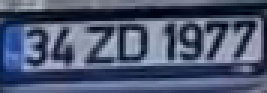
#> input picture detections/video/frame_30/plate_1.png, 89 x 31 px (shown 3 times larger)
$ python license_plate_recognizer.py   (older library calls are emulated)
#> lines starting #> are read from the running program, lines starting #| are printed output that depends on the picture; after the words box and inside, x2 and y2 are one past the last pixel; in counts of white or black regions, pixels touching at a corner belong together
# test file if you want to quickly try tesseract on a license plate image
import pytesseract
import cv2
import os
import numpy as np

# If you don't have tesseract executable in your PATH, include the following:
# pytesseract.pytesseract.tesseract_cmd = r'<full_path_to_your_tesseract_executable>'
# Example tesseract_cmd = r'C:\Program Files (x86)\Tesseract-OCR\tesseract'

# point to license plate image (works well with custom crop function)
gray = cv2.imread("detections/video/frame_30/plate_1.png", 0)
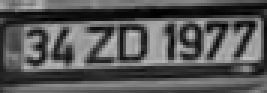
#> gray: shape (31, 89) (shown 3 times larger); min 1, max 189, mean 87.3

gray = cv2.resize(gray, None, fx=3, fy=3, interpolation=cv2.INTER_CUBIC)
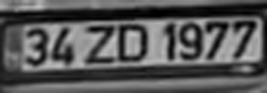
#> gray: shape (93, 267); min 0, max 195, mean 87.3

blur = cv2.GaussianBlur(gray, (5, 5), 0)
gray = cv2.medianBlur(gray, 3)

# perform otsu thresh (using binary inverse since opencv contours work better with white text)
ret, thresh = cv2.threshold(blur, 0, 255, cv2.THRESH_OTSU | cv2.THRESH_BINARY_INV)
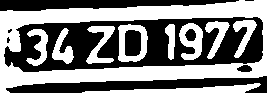
#> thresh: shape (93, 267); 50.5% white; 9 black regions (3 under 20 px), largest, box (x1, y1, x2, y2) and area: (4, 17, 263, 72) 7643, (6, 76, 267, 93) 2327, (0, 0, 239, 11) 1719, (125, 30, 141, 56) 392, (185, 29, 196, 41) 101, (237, 65, 252, 72) 79
#> ret = 87
# cv2.imshow("Otsu", thresh)
# cv2.waitKey(0)
rect_kern = cv2.getStructuringElement(cv2.MORPH_RECT, (3, 3))

# apply dilation
dilation = cv2.dilate(thresh, rect_kern, iterations=1)
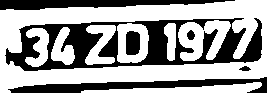
#> dilation: shape (93, 267); 62.1% white; 6 black regions
cv2.imshow("dilation", dilation)
cv2.waitKey(0)
# find contours
try:
    contours, hierarchy = cv2.findContours(dilation, cv2.RETR_TREE, cv2.CHAIN_APPROX_SIMPLE)
#> contours = 12 contours; largest, box (x1, y1, x2, y2) and area: (0, 0, 267, 93) 20170, (4, 17, 263, 72) 10674, (178, 20, 231, 61) 1218, (117, 23, 149, 63) 1074, (81, 82, 262, 93) 836
except:
    ret_img, contours, hierarchy = cv2.findContours(dilation, cv2.RETR_TREE, cv2.CHAIN_APPROX_SIMPLE)
sorted_contours = sorted(contours, key=lambda ctr: cv2.boundingRect(ctr)[0])
#> sorted_contours has the same summary as contours

# create copy of image
im2 = gray.copy()
plate_num = ""
# loop through contours and find letters in license plate
for cnt in sorted_contours:
    x, y, w, h = cv2.boundingRect(cnt)
    height, width = im2.shape

    # if height of box is not a quarter of total height then skip
    if height / float(h) > 6: continue
    ratio = h / float(w)
    # if height to width ratio is less than 1.5 skip
    if ratio < 1.5: continue
    area = h * w
    # if width is not more than 25 pixels skip
    if width / float(w) > 15: continue
    # if area is less than 100 pixels skip
    if area < 100: continue
    # draw the rectangle
    rect = cv2.rectangle(im2, (x, y), (x + w, y + h), (0, 255, 0), 2)
    roi = thresh[y - 5:y + h + 5, x - 5:x + w + 5]
    roi = cv2.bitwise_not(roi)
    roi = cv2.medianBlur(roi, 5)
    # cv2.imshow("ROI", roi)
    # cv2.waitKey(0)
#> (the run stopped early here; a loop or call above may not have finished)
